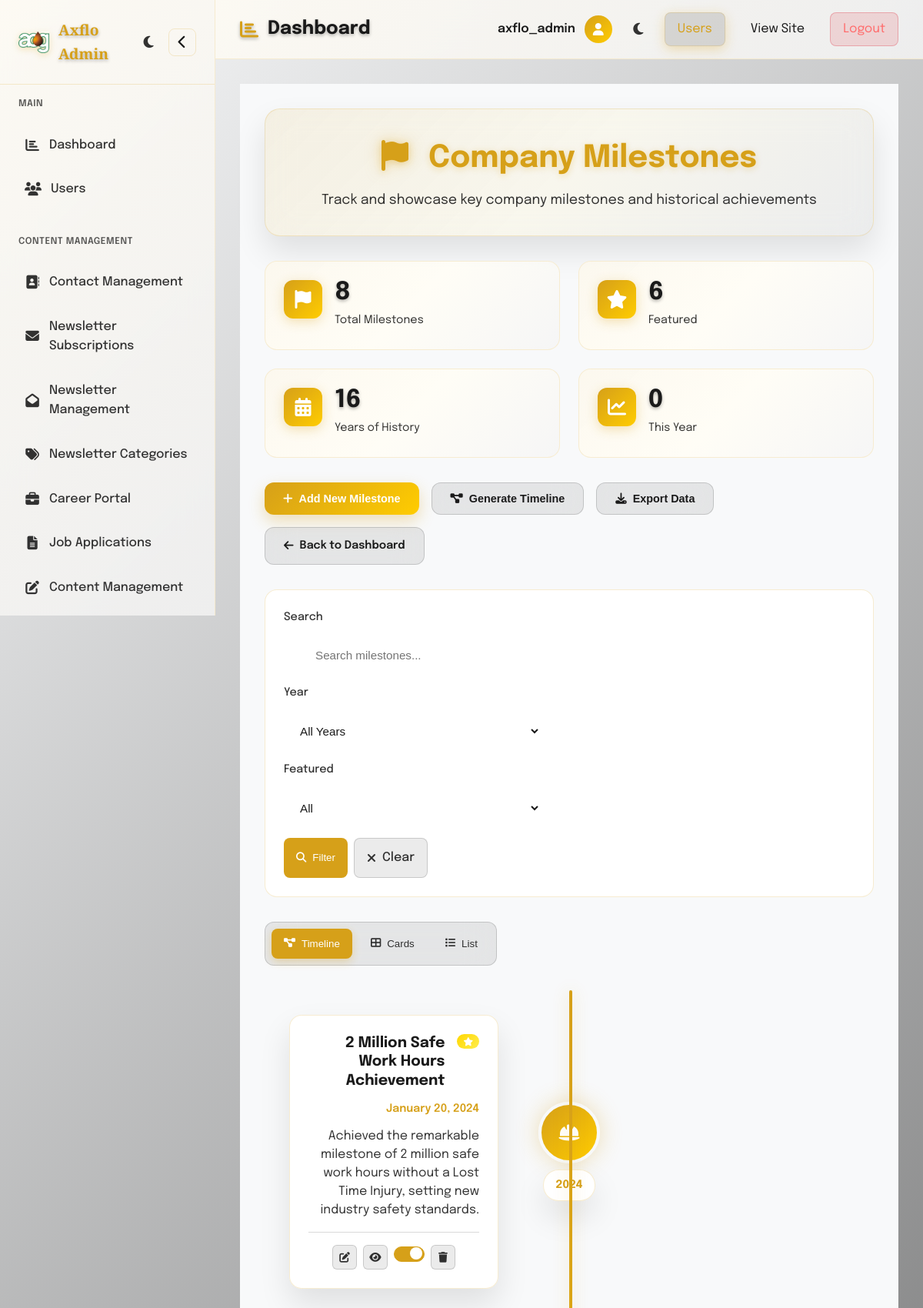
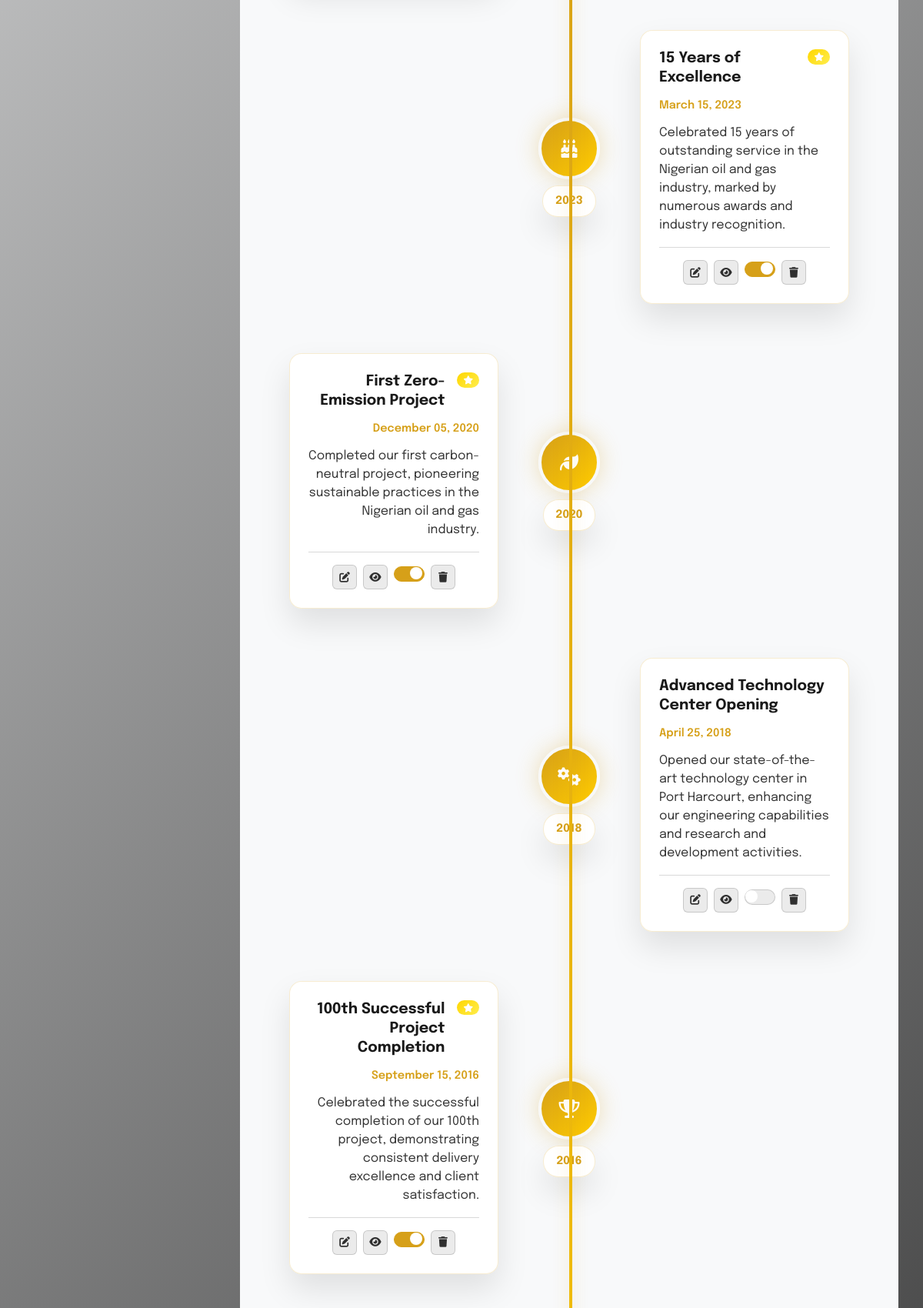
Page /admin-milestones/ (signed in, upper part) on the committed database (2 pictures, top to bottom).
### axflo_app/models.py (models this page shows, shortened)
class CompanyMilestone(models.Model):
    title = models.CharField(max_length=200)
    description = models.TextField()
    milestone_date = models.DateField()
    milestone_year = models.IntegerField()
    icon = models.CharField(max_length=50, blank=True, help_text="Font Awesome icon class")
    image = models.ImageField(upload_to='milestones/', blank=True)
    display_order = models.IntegerField(default=0)
    featured = models.BooleanField(default=False)
    class Meta:
        ordering = ['-milestone_date']

### axflo_app/views.py (the view, shortened to what this page needs)
# urls.py: path('admin-milestones/', views.admin_milestones, name='admin_milestones'),
@csrf_exempt
def admin_milestones(request):
    from django.http import HttpResponseRedirect
    from django.db.models import Q
    from datetime import datetime
    if not request.user.is_authenticated:
        return HttpResponseRedirect('/admin-login/')
    if not (request.user.is_staff or request.user.is_superuser):
        return HttpResponseRedirect('/admin-login/')
    search_query = request.GET.get('search', '').strip()
    year_filter = request.GET.get('year', 'all')
    featured_filter = request.GET.get('featured', 'all')
    milestones = CompanyMilestone.objects.order_by('-milestone_date', 'display_order')
    if search_query:
        milestones = milestones.filter(
            Q(title__icontains=search_query) |
            Q(description__icontains=search_query)
        )
    if year_filter != 'all':
        milestones = milestones.filter(milestone_year=year_filter)
    if featured_filter == 'yes':
        milestones = milestones.filter(featured=True)
    elif featured_filter == 'no':
        milestones = milestones.filter(featured=False)
    paginator = Paginator(milestones, 20)
    page_number = request.GET.get('page')
    page_obj = paginator.get_page(page_number)
    total_milestones = CompanyMilestone.objects.count()
    featured_milestones = CompanyMilestone.objects.filter(featured=True).count()
    current_year = datetime.now().year
    this_year_milestones = CompanyMilestone.objects.filter(milestone_year=current_year).count()
    earliest = CompanyMilestone.objects.order_by('milestone_date').first()
    years_span = current_year - earliest.milestone_year if earliest else 0
    available_years = CompanyMilestone.objects.values_list('milestone_year', flat=True).distinct().order_by('-milestone_year')
    milestones_json = json.dumps([{
        'id': milestone.id,
        'title': milestone.title,
        'description': milestone.description,
        'milestone_date': milestone.milestone_date.isoformat(),
        'milestone_year': milestone.milestone_year,
        'icon': milestone.icon,
        'featured': milestone.featured
    } for milestone in page_obj], cls=DjangoJSONEncoder)
    context = {
        'current_page': 'milestones',
        'milestones': page_obj,
        'milestones_json': milestones_json,
        'total_milestones': total_milestones,
        'featured_milestones': featured_milestones,
        'years_span': years_span,
        'this_year_milestones': this_year_milestones,
        'available_years': available_years,
        'search_query': search_query,
        'year_filter': year_filter,
        'featured_filter': featured_filter,
        'is_paginated': page_obj.has_other_pages(),
        'page_obj': page_obj,
        'paginator': paginator,
    }
    return render(request, 'axflo_app/admin/milestones.html', context)

### axflo_app/templates/axflo_app/admin/milestones.html (shortened to what this page needs)
{% extends 'axflo_app/admin/admin_base.html' %}
{% load static %}
{% block extra_css %}
<link rel="stylesheet" href="{% static 'axflo_app/css/admin_milestones.css' %}">
{% endblock %}
{% block content %}
<div class="admin-milestones-container">
    <div class="admin-milestones-header">
        <h1><i class="fas fa-flag"></i> Company Milestones</h1>
        <p>Track and showcase key company milestones and historical achievements</p>
    </div>
    <div class="milestones-stats">
        <div class="stat-card">
            <div class="stat-icon">
                <i class="fas fa-flag"></i>
            </div>
            <div class="stat-content">
                <div class="stat-number">{{ total_milestones }}</div>
                <div class="stat-label">Total Milestones</div>
            </div>
        </div>
        <div class="stat-card">
            <div class="stat-icon">
                <i class="fas fa-star"></i>
            </div>
            <div class="stat-content">
                <div class="stat-number">{{ featured_milestones }}</div>
                <div class="stat-label">Featured</div>
            </div>
        </div>
        <div class="stat-card">
            <div class="stat-icon">
                <i class="fas fa-calendar-alt"></i>
            </div>
            <div class="stat-content">
                <div class="stat-number">{{ years_span }}</div>
                <div class="stat-label">Years of History</div>
            </div>
        </div>
        <div class="stat-card">
            <div class="stat-icon">
                <i class="fas fa-chart-line"></i>
            </div>
            <div class="stat-content">
                <div class="stat-number">{{ this_year_milestones }}</div>
                <div class="stat-label">This Year</div>
            </div>
        </div>
    </div>
    <div class="admin-actions">
        <div class="action-buttons">
            <button class="btn-primary" onclick="openMilestoneModal()">
                <i class="fas fa-plus"></i> Add New Milestone
            </button>
            <button class="btn-secondary" onclick="generateTimeline()">
                <i class="fas fa-project-diagram"></i> Generate Timeline
            </button>
            <button class="btn-secondary" onclick="exportMilestones()">
                <i class="fas fa-download"></i> Export Data
            </button>
        </div>
        <a href="/admindashboard/" class="btn-secondary">
            <i class="fas fa-arrow-left"></i> Back to Dashboard
        </a>
    </div>
    <div class="milestones-filters">
        <form method="GET" class="filters-form">
            <div class="filters-row">
                <div class="filter-group">
                    <label for="search">Search</label>
                    <input type="text" id="search" name="search" value="{{ search_query }}"
                           placeholder="Search milestones..." class="filter-input">
                </div>
                <div class="filter-group">
                    <label for="year">Year</label>
                    <select id="year" name="year" class="filter-select">
                        <option value="all" {% if year_filter == 'all' %}selected{% endif %}>All Years</option>
                    </select>
                </div>
                <div class="filter-group">
                    <label for="featured">Featured</label>
                    <select id="featured" name="featured" class="filter-select">
                        <option value="all" {% if featured_filter == 'all' %}selected{% endif %}>All</option>
                    </select>
                </div>
                <div class="filter-actions">
                    <button type="submit" class="btn-filter">
                        <i class="fas fa-search"></i> Filter
                    </button>
                    <a href="?" class="btn-clear">
                        <i class="fas fa-times"></i> Clear
                    </a>
                </div>
            </div>
        </form>
    </div>
    <div class="view-toggle">
        <button class="view-btn active" data-view="timeline" onclick="toggleView('timeline')">
            <i class="fas fa-project-diagram"></i> Timeline
        </button>
        <button class="view-btn" data-view="cards" onclick="toggleView('cards')">
            <i class="fas fa-th-large"></i> Cards
        </button>
        <button class="view-btn" data-view="list" onclick="toggleView('list')">
            <i class="fas fa-list"></i> List
        </button>
    </div>
    <div class="milestones-container">
        {% if milestones %}
        <div id="timelineView" class="milestones-timeline">
            <div class="timeline-line"></div>
            {% for milestone in milestones %}
            <div class="timeline-item {% cycle 'left' 'right' %}" data-id="{{ milestone.id }}">
                <div class="timeline-marker">
                    <div class="marker-dot">
                        <i class="fas {{ milestone.icon|default:'fa-flag' }}"></i>
                    </div>
                    <div class="marker-year">{{ milestone.milestone_year }}</div>
                </div>
                <div class="timeline-content">
                    <div class="milestone-card-timeline">
                        <div class="milestone-info">
                            <div class="milestone-header">
                                <h3 class="milestone-title">{{ milestone.title }}</h3>
                                {% if milestone.featured %}
                                <span class="featured-badge"><i class="fas fa-star"></i></span>
                                {% endif %}
                            </div>
                            <div class="milestone-date">{{ milestone.milestone_date|date:"F d, Y" }}</div>
                            <p class="milestone-description">{{ milestone.description|truncatewords:30 }}</p>
                            <div class="milestone-actions">
                                <button class="btn-action btn-edit" onclick="editMilestone({{ milestone.id }})" title="Edit">
                                    <i class="fas fa-edit"></i>
                                </button>
                                <button class="btn-action btn-view" onclick="viewMilestone({{ milestone.id }})" title="View">
                                    <i class="fas fa-eye"></i>
                                </button>
                                <div class="toggle-featured">
                                    <input type="checkbox" class="toggle-switch"
                                           {% if milestone.featured %}checked{% endif %}
                                           onchange="toggleMilestoneFeatured({{ milestone.id }}, this)">
                                    <span class="toggle-slider"></span>
                                </div>
                                <button class="btn-action btn-delete" onclick="deleteMilestone({{ milestone.id }})" title="Delete">
                                    <i class="fas fa-trash"></i>
                                </button>
                            </div>
                        </div>
                    </div>
                </div>
            </div>
            {% endfor %}
        </div>
        {% endif %}
    </div>
</div>
{% endblock %}

### axflo_app/templates/axflo_app/admin/components/admin_header.html (shortened to what this page needs)
<header class="main-header">
    <div class="header-left">
        <h1 class="page-title">
            <i class="fas {{ page_icon|default:'fa-chart-bar' }} page-icon"></i>
            {{ page_title|default:'Dashboard' }}
        </h1>
    </div>
    <div class="header-right">
        <div class="user-info">
            <span class="user-name">{{ request.user.username|default:'Admin' }}</span>
            <div class="user-avatar">
                <i class="fas fa-user"></i>
            </div>
        </div>
        <button class="theme-toggle" id="themeToggle2">
            <i class="fas fa-moon"></i>
        </button>
        <nav class="admin-nav">
            <a href="/admin-users/" class="current">Users</a>
            <a href="/" target="_blank">View Site</a>
            <a href="/admin-logout/" class="logout-btn">Logout</a>
        </nav>
    </div>
</header>

### axflo_app/static/axflo_app/css/base.css (style rules this page uses)
:root { --primary-gold: #d6a019; --primary-gold-light: #ffcc00; --bg-dark: #0a0a0a; --bg-light: #fafafa; --bg-glass: rgba(255, 255, 255, 0.08); --bg-glass-hover: rgba(255, 255, 255, 0.12); --text-primary: #1a1a1a; --text-secondary: rgba(26, 26, 26, 0.7); --text-tertiary: rgba(26, 26, 26, 0.5); --text-dark: #000000; --text-white: #ffffff; --text-light-alpha: rgba(255, 255, 255, 0.9); --text-light-secondary: rgba(255, 255, 255, 0.7); --border-glass: rgba(214, 160, 25, 0.3); --shadow-primary: 0 20px 40px rgba(0, 0, 0, 0.1); --shadow-hover: 0 25px 50px rgba(0, 0, 0, 0.4); --blur-amount: 20px; --transition: all 0.6s cubic-bezier(0.25, 0.46, 0.45, 0.94); --transition-smooth: all 0.4s cubic-bezier(0.25, 0.46, 0.45, 0.94); --transition-bounce: all 0.6s cubic-bezier(0.68, -0.55, 0.265, 1.55); --background: rgb(214, 160, 25); --hover-color: #ffcc00; --primary-gradient: rgba(0, 0, 0, 0.8); --secondary-gradient: rgba(0, 0, 0, 1); --shadow-color: rgba(0, 0, 0, 0.3); --overlay-color: rgba(0, 0, 0, 0.5); --accent-glow: rgba(214, 160, 25, 0.3); --glass-border: rgba(214, 160, 25, 0.2); --news-section-bg: #141414; --card-bg: rgba(20, 20, 20, 0.6); --card-border: rgba(214, 160, 25, 0.15); --gradient-overlay: linear-gradient(135deg, rgba(214, 160, 25, 0.1) 0%, rgba(0, 0, 0, 0.3) 100%); --gradient-mesh: linear-gradient(135deg, rgba(214, 160, 25, 0.15) 0%, rgba(255, 204, 0, 0.08) 50%, rgba(0, 0, 0, 0.3) 100%); --footer-bg: rgb(214, 160, 25); --footer-text: #000; --footer-link-hover: rgb(214, 160, 25); --footer-border: #fff; }
* { margin: 0; padding: 0; box-sizing: border-box; }
body { font-family: 'Epilogue', sans-serif; line-height: 1.6; color: var(--text-primary); background: var(--bg-light); overflow-x: hidden; }
.stat-number { font-size: 1.5rem; font-weight: 700; color: var(--text-primary); display: block; }
.stat-label { font-size: 0.875rem; color: rgba(255, 255, 255, 0.8); margin-top: 0.25rem; }

### rows in the picture
CompanyMilestone: milestone_year "2024", title "2 Million Safe Work Hours Achievement", milestone_date "January 20, 2024", description "Achieved the remarkable milestone of 2 million safe work hours without a Lost Time Injury, setting new industry safety standards.", featured "☑"
CompanyMilestone: milestone_year "2023", title "15 Years of Excellence", milestone_date "March 15, 2023", description "Celebrated 15 years of outstanding service in the Nigerian oil and gas industry, marked by numerous awards and industry recognition.", featured "☑"
CompanyMilestone: milestone_year "2020", title "First Zero-Emission Project", milestone_date "December 05, 2020", description "Completed our first carbon-neutral project, pioneering sustainable practices in the Nigerian oil and gas industry.", featured "☑"
CompanyMilestone: milestone_year "2018", title "Advanced Technology Center Opening", milestone_date "April 25, 2018", description "Opened our state-of-the-art technology center in Port Harcourt, enhancing our engineering capabilities and research and development activities."
CompanyMilestone: milestone_year "2016", title "100th Successful Project Completion", milestone_date "September 15, 2016", description "Celebrated the successful completion of our 100th project, demonstrating consistent delivery excellence and client satisfaction.", featured "☑"

### other values in the picture
{{ page_title|default:'Dashboard' }} "Dashboard"
{{ request.user.username|default:'Admin' }} "axflo_admin"
{{ total_milestones }} "8"
{{ featured_milestones }} "6"
{{ this_year_milestones }} "0"
